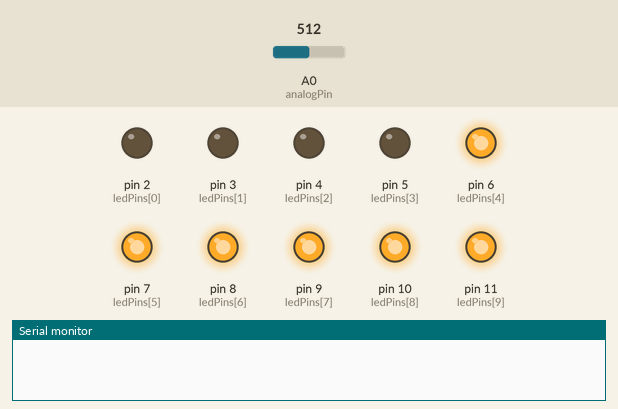
The sketch below on a simulated Arduino Uno, built with avr-gcc and run on an emulated ATmega328P. Parts: output pins drawn as LEDs (lit = HIGH), the last lines printed to the serial monitor. The test bench sets the inputs (shaded band); at power-on: A0 (analogPin) = 512.

Above: at 1.2 s.
1.3 s: A0 (analogPin) set to 560
4.3 s: A0 (analogPin) set to 580
At 4.8 s:
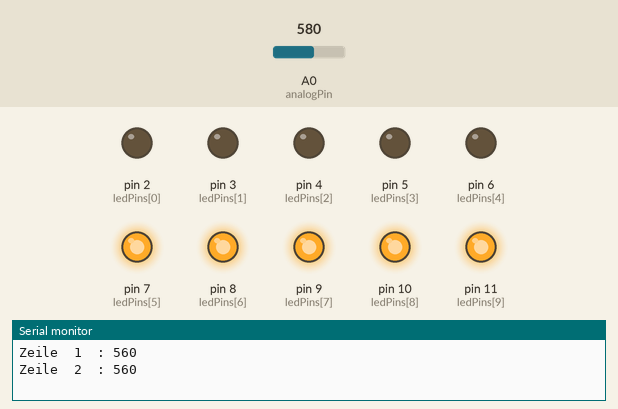
5.8 s: A0 (analogPin) set to 716
At 7.0 s:
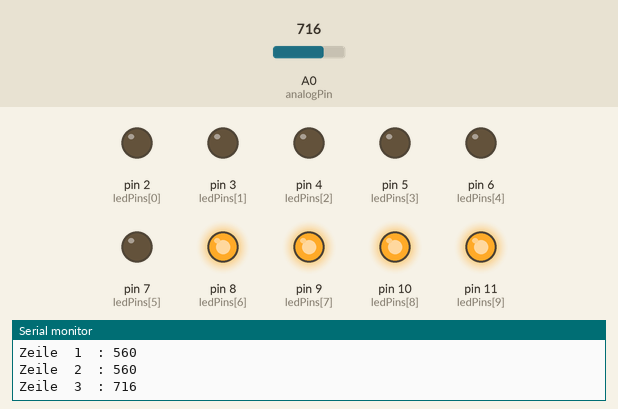
7.3 s: A0 (analogPin) set to 784
8.8 s: A0 (analogPin) set to 808
At 9.4 s:
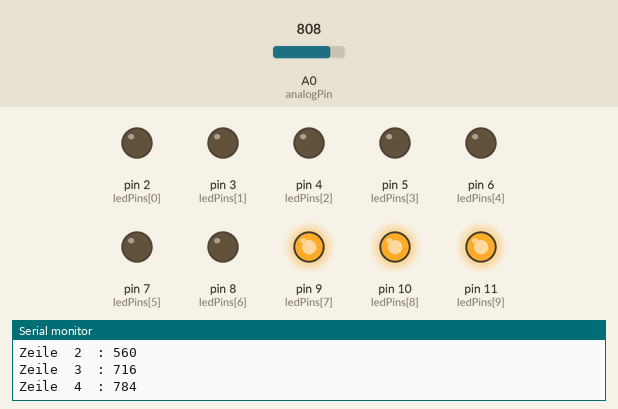
10.3 s: A0 (analogPin) set to 511
At 11.7 s:
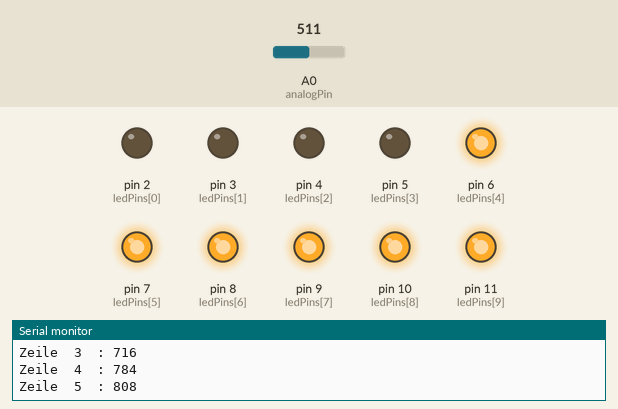
Timing chart, 0 to 12.8 s (numbered marks = the images above; inputs shaded):
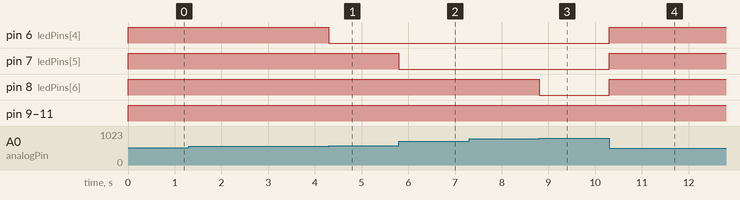

The sketch:

LED_BarGraph_LichtSensor_Seriell_KursX.ino
```cpp
/*  LED bar graph
  Schaltet eine Reihe von LEDs abhängig von der Helligkeit (Wert) eines
  Lichtsensors ein und aus. -->  Balkenanzeige  und zeigt Wert im seriellen Monitor an  */

int ledAnzahl = 10;           // Anzahl der LEDs im bar graph
int analogPin = A0;            // Pin mit dem Potentiometer verbunden ist
int analogLichtWert = 0;
int interval = 2000;          // Intervallzeit (2 Sekunden)
int zeilenZaehler = 1;
unsigned long prev;           // Zeit-Variable

int ledPins[] = {2,3,4,5,6,7,8,9,10,11 };   // ein array mit Pin-Nummmern für LEDs Anschluss

void setup()
{
  // mit dieser for Schleife werden alle LED pins aus dem Array als Ausgang gesetzt
  for (int i = 0; i < ledAnzahl; i++)
  {
    pinMode(ledPins[i], OUTPUT);    // 10 ledPins als Ausgänge einstellen
    Serial.begin(9600);             // serielle Schnittstelle konfigurieren
    prev = millis();                // jetzigen Zeitstempel merken
  }  // for
}    // setup()

void loop()
{
  analogLichtWert = analogRead(analogPin);  // Wert des Lichtsensors lesen
  steuereLEDs(analogLichtWert);             // Wert nur alle "interval" ms ausgeben
  if((millis() - prev) > interval)
  {
    prev = millis();                        // jetzigen Zeitstempel wieder merken (quasi reset)
    Serial.print("Zeile  ");                // Print ohne new line (LN)
    Serial.print(zeilenZaehler);
    Serial.print("  : ");
    zeilenZaehler++;
    Serial.println(analogLichtWert);        // zum Schluß der Zeile "print" mit new line (LN)
  }  // if
}    // loop()

// Funktion zum Ansteuern der LED's
void steuereLEDs(int wert)
{
  int ledLevel = map(wert, 0, 1023, 0, (ledAnzahl-1));   // map result to a range from 0 to number of LEDs
  for (int i = 0; i < ledAnzahl; i++)                    // Schleife durchläuft das LED array:
  {
    if (i < ledLevel)                // if the array element's index is less than ledLevel,
    {                                // turn the pin for this element on:
      digitalWrite(ledPins[i], LOW);
    }     // if
    else                             // turn off all pins higher than the ledLevel:
    {
      digitalWrite(ledPins[i], HIGH);
    }     // else
  }       // for
}         // fkt

// Funktion zum Ansteuern der LED's  KURZFORM
void steuereLEDs2(int wert)
{
  int ledLevel = map(wert, 0, 1023, 0, (ledAnzahl-1));   // map result to a range from 0 to number of LEDs
  for (int i = 0; i < ledAnzahl; i++)                    // Schleife durchläuft das LED array:
    digitalWrite(ledPins[i], (ledLevel >= i)?HIGH:LOW);
}    // fkt
```

Measured:
- the behaviour switches between 568 and 569 on A0 (analogPin) (found by bisection; images 0 and 1)
- the behaviour switches between 795 and 796 on A0 (analogPin) (found by bisection; images 2 and 3)
- after the input at 4.3 s, pin 6 (ledPins[4]): HIGH → LOW at once
- after the input at 5.8 s, pin 7 (ledPins[5]): HIGH → LOW at once
- after the input at 8.8 s, pin 8 (ledPins[6]): HIGH → LOW at once
- after the input at 10.3 s, pin 6 (ledPins[4]), pin 7 (ledPins[5]), pin 8 (ledPins[6]): LOW → HIGH at once
